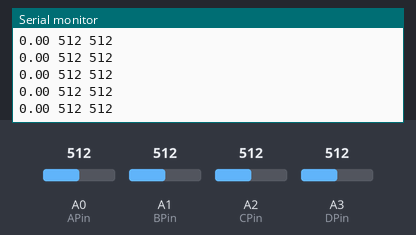
A sketch run on a simulated Arduino Uno, built with avr-gcc and run on an emulated ATmega328P. Parts: the last lines printed to the serial monitor. The test bench sets the inputs (shaded band); at power-on: A3 (DPin) = 512, A0 (APin) = 512, A1 (BPin) = 512, A2 (CPin) = 512.

Above: at 1.2 s.
1.3 s: A3 (DPin) set to 716
At 2.4 s:
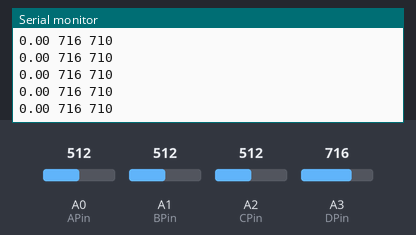
2.8 s: A3 (DPin) set to 992
At 3.9 s:
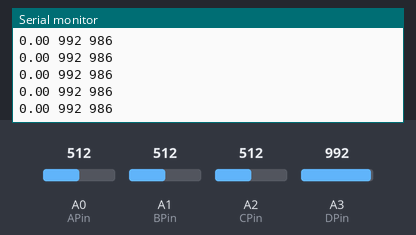
Timing chart, 0 to 5.8 s (numbered marks = the images above; inputs shaded):
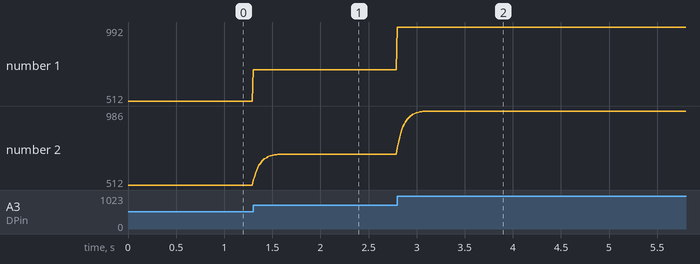

Measured:
- after the input at 1.3 s, the serial monitor: prints a new line at once (image 1)
- after the input at 2.8 s, the serial monitor: prints a new line at once (image 2)
- plotted number 1: 512 → 716 after the input at 1.3 s, 716 → 992 after the input at 2.8 s
- plotted number 2: 512 → 710 after the input at 1.3 s, 710 → 986 after the input at 2.8 s

The sketch:

bend_sensor.ino
```cpp
//Constants:
const int APin = A0; //pin A0 to read analog input
const int BPin = A1;
const int CPin = A2;
const int DPin = A3;


//Variables:
int valueA; //save analog value
int valueB;
int valueC;
int valueD;

int sensorValueA = 0;
int sensorValueB = 0;
int sensorValueC = 0;
int sensorValueD = 0;

float EMA_a_lowA = 0.01;    //initialization of EMA alpha
float EMA_a_highA = 0.03;
float EMA_a_lowB = 0.01;    //initialization of EMA alpha
float EMA_a_highB = 0.03;
float EMA_a_lowC = 0.01;    //initialization of EMA alpha
float EMA_a_highC = 0.03;
float EMA_a_lowD = 0.1;    //initialization of EMA alpha
float EMA_a_highD = 0.15;

int EMA_S_lowA = 0;        //initialization of EMA S
int EMA_S_highA = 0;
int EMA_S_lowB = 0;        //initialization of EMA S
int EMA_S_highB = 0;
int EMA_S_lowC = 0;        //initialization of EMA S
int EMA_S_highC = 0;
int EMA_S_lowD = 0;        //initialization of EMA S
int EMA_S_highD = 0;

int highpassA = 0;
int bandpassA = 0;
int highpassB = 0;
int bandpassB = 0;
int highpassC = 0;
int bandpassC = 0;
int highpassD = 0;
int bandpassD = 0;

void setup(){

  Serial.begin(115200);       //Begin serial communication
  EMA_S_lowA = analogRead(APin);      //set EMA S for t=1
  EMA_S_highA = analogRead(APin);
  EMA_S_lowB = analogRead(BPin);      //set EMA S for t=1
  EMA_S_highB = analogRead(BPin);
  EMA_S_lowC = analogRead(CPin);      //set EMA S for t=1
  EMA_S_highC = analogRead(CPin);
  EMA_S_lowD = analogRead(DPin);      //set EMA S for t=1
  EMA_S_highD = analogRead(DPin);
}

void loop(){

  float AverageA = 0;
  float AverageB = 0;
  float AverageC = 0;
  float AverageD = 0;

  sensorValueA = analogRead(APin);
  sensorValueB = analogRead(BPin);
  sensorValueC = analogRead(CPin);
  sensorValueD = analogRead(DPin);

  EMA_S_lowA = (EMA_a_lowA*sensorValueA) + ((1-EMA_a_lowA)*EMA_S_lowA);  //run the EMA
  EMA_S_highA = (EMA_a_highA*sensorValueA) + ((1-EMA_a_highA)*EMA_S_highA);
  EMA_S_lowB = (EMA_a_lowB*sensorValueB) + ((1-EMA_a_lowB)*EMA_S_lowB);  //run the EMA
  EMA_S_highB = (EMA_a_highB*sensorValueB) + ((1-EMA_a_highB)*EMA_S_highB);
  EMA_S_lowC = (EMA_a_lowC*sensorValueC) + ((1-EMA_a_lowC)*EMA_S_lowC);  //run the EMA
  EMA_S_highC = (EMA_a_highC*sensorValueC) + ((1-EMA_a_highC)*EMA_S_highC);
  EMA_S_lowD = (EMA_a_lowD*sensorValueD) + ((1-EMA_a_lowD)*EMA_S_lowD);  //run the EMA
  EMA_S_highD = (EMA_a_highD*sensorValueD) + ((1-EMA_a_highD)*EMA_S_highD);

  highpassA = sensorValueA - EMA_S_lowA;     //find the high-pass as before (for comparison)
  bandpassA = EMA_S_highA - EMA_S_lowA;      //find the band-pass
  highpassB = sensorValueB;// - EMA_S_lowB;     //find the high-pass as before (for comparison)
  bandpassB = EMA_S_highB;// - EMA_S_lowB;      //find the band-pass
  highpassC = sensorValueC;// - EMA_S_lowC;     //find the high-pass as before (for comparison)
  bandpassC = EMA_S_highC;// - EMA_S_lowC;      //find the band-pass
  highpassD = sensorValueD;// - EMA_S_lowD;     //find the high-pass as before (for comparison)
  bandpassD = EMA_S_highD;// - EMA_S_lowD;      //find the band-pass

  Serial.print(AverageA);

  Serial.print(" ");
  Serial.print(highpassD);
  Serial.print(" ");
  Serial.print(bandpassD);
  Serial.print("\n");

  delay(10);
}
```
